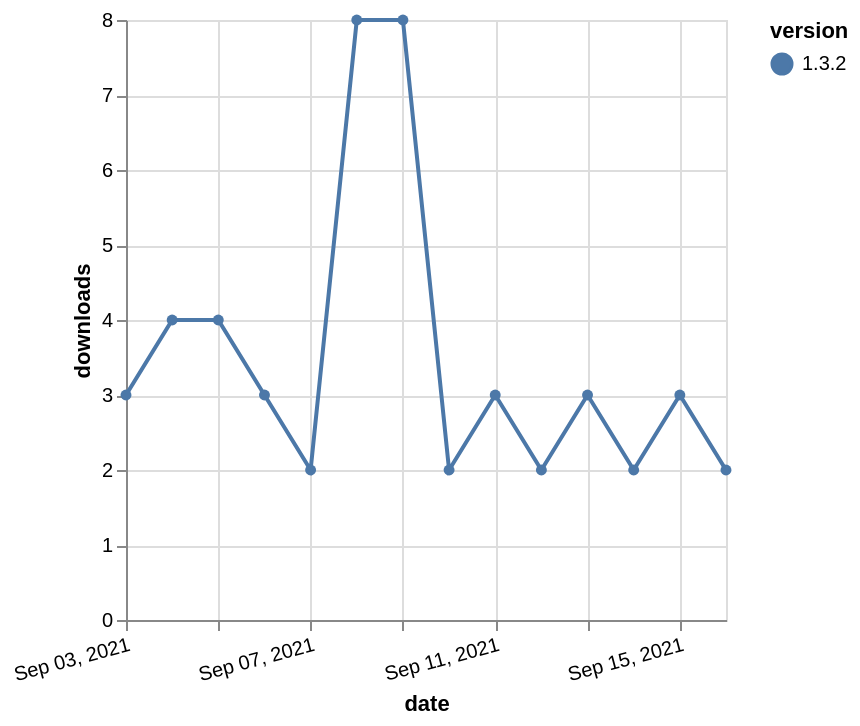

This figure's Vega-Lite source:
### Vega-Lite specification from a JSON file in a GitHub repository (floating-point values rounded to 4 significant figures)
{"$schema": "https://vega.github.io/schema/vega-lite/v5.json", "description": "A simple bar chart with embedded data.", "data": {"values": [{"date": "2021-09-03", "total": 18276, "delta": 3, "version": "1.3.2"}, {"date": "2021-09-04", "total": 18280, "delta": 4, "version": "1.3.2"}, {"date": "2021-09-05", "total": 18284, "delta": 4, "version": "1.3.2"}, {"date": "2021-09-06", "total": 18287, "delta": 3, "version": "1.3.2"}, {"date": "2021-09-07", "total": 18289, "delta": 2, "version": "1.3.2"}, {"date": "2021-09-08", "total": 18297, "delta": 8, "version": "1.3.2"}, {"date": "2021-09-09", "total": 18305, "delta": 8, "version": "1.3.2"}, {"date": "2021-09-10", "total": 18307, "delta": 2, "version": "1.3.2"}, {"date": "2021-09-11", "total": 18310, "delta": 3, "version": "1.3.2"}, {"date": "2021-09-12", "total": 18312, "delta": 2, "version": "1.3.2"}, {"date": "2021-09-13", "total": 18315, "delta": 3, "version": "1.3.2"}, {"date": "2021-09-14", "total": 18317, "delta": 2, "version": "1.3.2"}, {"date": "2021-09-15", "total": 18320, "delta": 3, "version": "1.3.2"}, {"date": "2021-09-16", "total": 18322, "delta": 2, "version": "1.3.2"}]}, "width": "container", "mark": {"type": "line", "point": {"filled": true}}, "encoding": {"x": {"field": "date", "type": "temporal", "timeUnit": "yearmonthdate", "title": "date", "axis": {"labelAngle": -15}}, "y": {"field": "delta", "type": "quantitative", "title": "downloads"}, "color": {"field": "version", "type": "nominal"}, "tooltip": {"field": "delta"}}}
